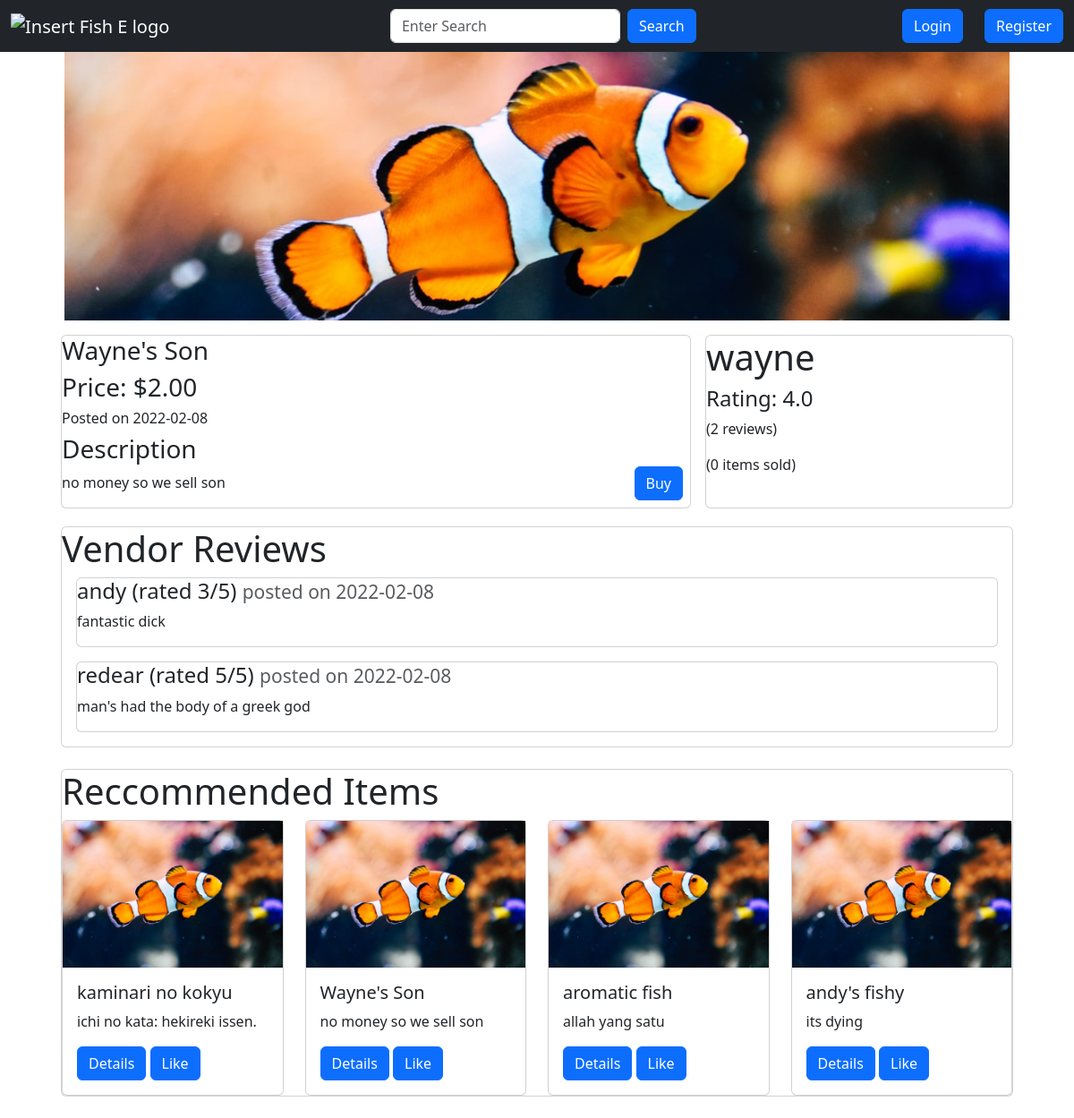
The app's page /item/2 with its own data.
### app.py (models this page shows, shortened)
class Item(db.Model):
    id = db.Column(db.Integer, primary_key=True)
    user_id = db.Column(db.Integer, db.ForeignKey("user.id"), nullable=False)
    name = db.Column(db.String(100), nullable=False)
    description = db.Column(db.String(500), nullable=False)
    date_posted = db.Column(db.DateTime, nullable=False, default=datetime.utcnow)
    base_price = db.Column(db.Float, nullable=False)
    image_file = db.Column(db.String(200), nullable=False, default="default.jpg")
    likes = db.relationship("ItemLike", backref="item", lazy=True)
    status = db.Column(
        db.String(10), nullable=False, default="available"
    )  # "available" or "sold"
    @property
    def price(self):
        return "{:.2f}".format(self.base_price)

class User(db.Model, UserMixin):
    id = db.Column(db.Integer, primary_key=True)
    username = db.Column(db.String(20), unique=True, nullable=False)
    email = db.Column(db.String(120), unique=True, nullable=False)
    image_file = db.Column(db.String(20), nullable=False, default="default.jpg")
    password = db.Column(db.String(60), nullable=False)
    items = db.relationship("Item", backref="author", lazy=True)
    transactions = db.relationship(
        "Transaction", foreign_keys="Transaction.user_id", backref="buyer", lazy=True
    )
    sold = db.relationship(
        "Transaction", foreign_keys="Transaction.vendor_id", backref="seller", lazy=True
    )
    reviews = db.relationship(
        "Review", foreign_keys="Review.user_id", backref="author", lazy=True
    )
    reviewed = db.relationship(
        "Review", foreign_keys="Review.recipient_id", backref="getter", lazy=True
    )
    liked = db.relationship(
        "ItemLike", foreign_keys="ItemLike.user_id", backref="user", lazy=True
    )
    @property
    def ratings(self):
        return len(self.reviewed)
    @property
    def rating(self):
        total = 0
        reviews = self.reviewed
        if reviews:
            for review in reviews:
                total += review.rating
            average = total / len(self.reviewed)
            return "{:.1f}".format(average)
        return "No reviews yet"

class Review(db.Model):
    id = db.Column(db.Integer, primary_key=True)
    user_id = db.Column(db.Integer, db.ForeignKey("user.id"), nullable=False)
    recipient_id = db.Column(db.Integer, db.ForeignKey("user.id"), nullable=False)
    date_posted = db.Column(db.DateTime, nullable=False, default=datetime.utcnow)
    rating = db.Column(db.Integer, nullable=False)
    comment = db.Column(db.String(500), nullable=False)

### app.py (the view)
@app.route("/item/<int:item_id>")
def render_item(item_id):
    r_items = Item.query.limit(4).all()
    form = SearchForm()
    item = Item.query.filter_by(id=item_id).first()
    vendor = User.query.filter_by(id=item.user_id).first()
    v_sold_count = len(vendor.sold)
    reviews=vendor.reviewed[:4]
    review_authors = [User.query.filter_by(id=review.user_id).first() for review in reviews]
    reviews = list(zip(review_authors, reviews))
    if item:
        return render_template(
            "item.html", form=form, item=item, vendor=vendor, r_items=r_items, v_sold_count=v_sold_count, reviews=reviews
        )

### app.py
class SearchForm(FlaskForm):
    search = StringField(
        validators=[DataRequired()], render_kw={"placeholder": "Enter Search"}
    )
    submit = SubmitField("Search")

### templates/item.html (shortened to what this page needs)
{% from 'macros/navbar.html' import navbar %}
{% from 'macros/reccommended_items.html' import reccommended_items %}
{% from 'macros/render_review.html' import render_review %}
{% extends 'base.html' %}
{% block content %}
{{ navbar(form, current_user) }}
<div class="container-fluid">
    <div class="row mb-3 mx-5">
        <div class="col-md-12">
            <img src="{{ url_for('static', filename='img/' + item.image_file) }}" alt="insert image"
                style="object-fit: cover; width: 100%; height: 300px;">
        </div>
    </div>
    <div class="row g-3 mx-5">
        <div class="col-md-8">
            <div class="row">
                <div class="col">
                    <div class="card" style="height: 100%;">
                        <div class="row">
                            <div class="col">
                                <h3>{{ item.name }}</h3>
                            </div>
                        </div>
                        <div class="row">
                            <div class="col">
                                <h3>Price: ${{ item.price }}</h3>
                            </div>
                        </div>
                        <div class="row">
                            <div class="col">
                                <h6>Posted on {{ item.date_posted.date() }}</h3>
                            </div>
                        </div>
                        <div class="row">
                            <div class="col">
                                <h3>Description</h3>
                                <p>{{ item.description }}</p>
                            </div>
                            <div class="col">
                                <span style="position: absolute; bottom: 0; right: 0;">
                                    <a href="/buy/{{ item.id }}"><button class="btn btn-primary m-2">Buy</button></a>
                                </span>
                            </div>
                        </div>
                    </div>
                </div>
            </div>
        </div>
        <div class="col-md-4">
            <div class="card" style="height: 100%;">
                <h1>{{ vendor.username }}</h1>
                <h4>Rating: {{ vendor.rating }}</h4>
                <p>({{ vendor.ratings }} reviews)</p>
                <p>({{ v_sold_count }} items sold)</p>
            </div>
        </div>
    </div>
    <div class="row my-1 mx-5 g-3">
        <div class="col-md-12">
            <div class="card" style="height: 100%;">
                <h1>Vendor Reviews</h1>
                {% if reviews %}
                {% for review in reviews %}
                {{ render_review(review) }}
                {% endfor %}
                {% else %}
                <p>No reviews yet</p>
                {% endif %}
            </div>
        </div>
    </div>
    <div class="row my-3 mx-5">
        <div class="col-md-12 p-2">
            <div class="card">
                {{ reccommended_items(r_items, current_user) }}
            </div>
        </div>
    </div>
</div>
{% endblock content %}

### templates/macros/navbar.html (shortened to what this page needs)
{% macro navbar(form, current_user) %}
<nav class="navbar navbar-expand-lg navbar-dark bg-dark">
    <div class="container-fluid">
        <a class="navbar-brand" href="/home"><img src="" alt="Insert Fish E logo"></a>
        <form class="d-flex" action="/search" method="get">
            {{ form.search(class_="form-control me-2") }}
            {{ form.submit(class_="btn btn-primary") }}
        </form>
        <div class="d-flex row">
            {% if current_user.is_authenticated %}
            <div class="col">
                <a href="/items"><button class="btn btn-primary">Items</button></a>
            </div>
            <div class="col">
                <a href="/likes"><button class="btn btn-primary">Likes</button></a>
            </div>
            <div class="col">
                <a href="/chats"><button class="btn btn-primary">Chats</button></a>
            </div>
            <div class="col">
                <a href="/logout"><button class="btn btn-primary">Logout</button></a>
            </div>
            <div class="col">
                <a href=""><img src="https://mdbcdn.b-cdn.net/img/new/avatars/2.webp" alt="pfp" class="rounded-circle"
                        width="38px"></a>
            </div>
            {% else %}
            <div class="col">
                <a href="/login"><button class="btn btn-primary">Login</button></a>
            </div>
            <div class="col">
                <a href="/register"><button class="btn btn-primary">Register</button></a>
            </div>
            {% endif %}
        </div>
    </div>
</nav>
{% endmacro %}

### templates/macros/reccommended_items.html
{% from 'macros/item_card.html' import item_card %}
{% macro reccommended_items(items, current_user) %}
<div class="row">
    <div class="col">
        <div class="row">
            <div class="col">
                <h1>Reccommended Items</h1>
            </div>
        </div>
        <div class="row gy-5">
            {% for item in items %}
            <div class="col-md-3">
                {{ item_card(item, current_user) }}
            </div>
            {% endfor %}
        </div>
    </div>
</div>
{% endmacro %}

### templates/macros/render_review.html
{% macro render_review(review) %}
<div class="card mb-3 mx-3">
    <h4>{{ review[0].username }} (rated {{ review[1].rating }}/5) <small class="text-muted">posted on {{
            review[1].date_posted.date() }}</small>
    </h4>
    <p>{{ review[1].comment }}</p>
</div>
{% endmacro %}

### templates/base.html (shortened to what this page needs)
<!doctype html>
<html lang="en">
<head>
    {% block head %}
    {% block styles %}
    {{ bootstrap.load_css() }}
    <link rel="stylesheet" href="{{ url_for('static', filename='style.css') }}">
    {% endblock %}
    {% endblock %}
</head>
<body>
    {% block content %}{% endblock %}
</body>
</html>

### templates/macros/item_card.html
{% macro item_card(item, current_user) %}
<div class="card">
    <img src="{{ url_for('static', filename='img/' + item.image_file) }}" alt="insert image"
        style="display: block; max-width: 100%; height: auto;">
    <div class="card-body">
        <h5 class="card-title">{{ item.name }}</h5>
        <p class="card-text">{{ item.description }}</p>
        <a href="/item/{{ item.id }}" class="btn btn-primary">Details</a>
        {% if current_user.is_authenticated %}
        {% if not current_user.has_liked_item(item) %}
        <a href="{{ url_for('like_action', item_id=item.id, action='like') }}" class="btn btn-primary">Like</a>
        {% else %}
        <a href="{{ url_for('like_action', item_id=item.id, action='unlike') }}" class="btn btn-primary">Unlike</a>
        {% endif %}
        {% else %}
        <a href="{{ url_for('like_action', item_id=item.id, action='like') }}" class="btn btn-primary">Like</a>
        {% endif %}
    </div>
</div>
{% endmacro %}

### records on screen
Item: image_file (placeholder picture), name "Wayne's Son", price "2.00", date_posted "2022-02-08", description "no money so we sell son"
User: username "wayne"
Review: rating "4.0"
User: username "andy", rating "3", date_posted "2022-02-08", comment "fantastic dick"
User: username "redear", rating "5", date_posted "2022-02-08", comment "man's had the body of a greek god"
Item: image_file (placeholder picture), name "kaminari no kokyu", description "ichi no kata: hekireki issen."
Item: image_file (placeholder picture), name "aromatic fish", description "allah yang satu"
Item: image_file (placeholder picture), name "andy's fishy", description "its dying"

### other values on screen
{{ vendor.ratings }} "2"
{{ v_sold_count }} "0"
